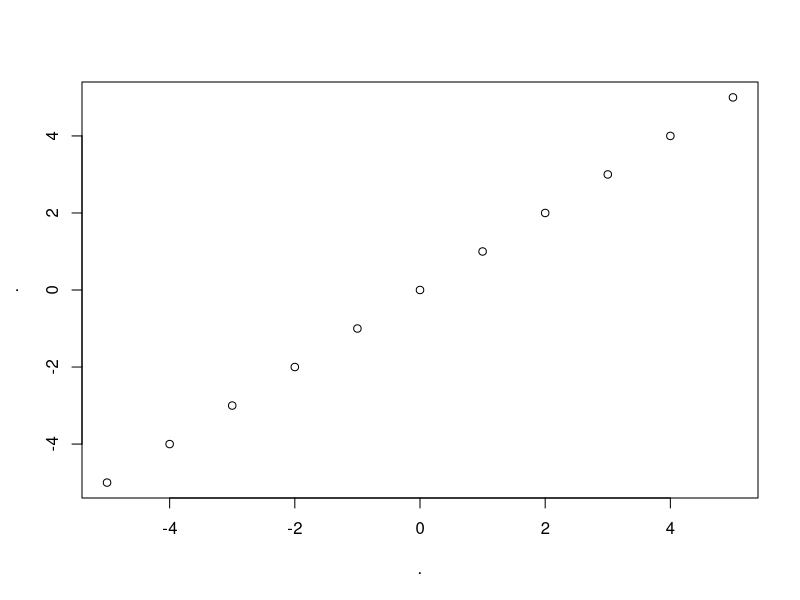
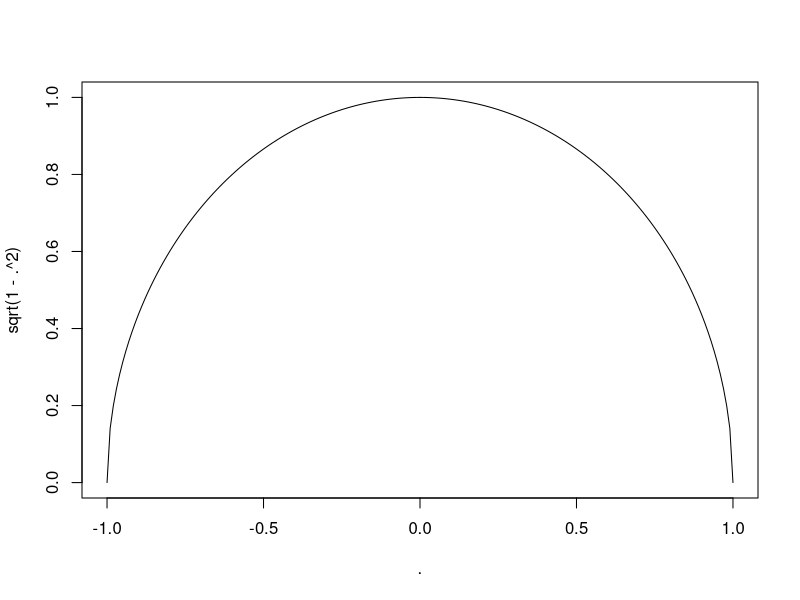
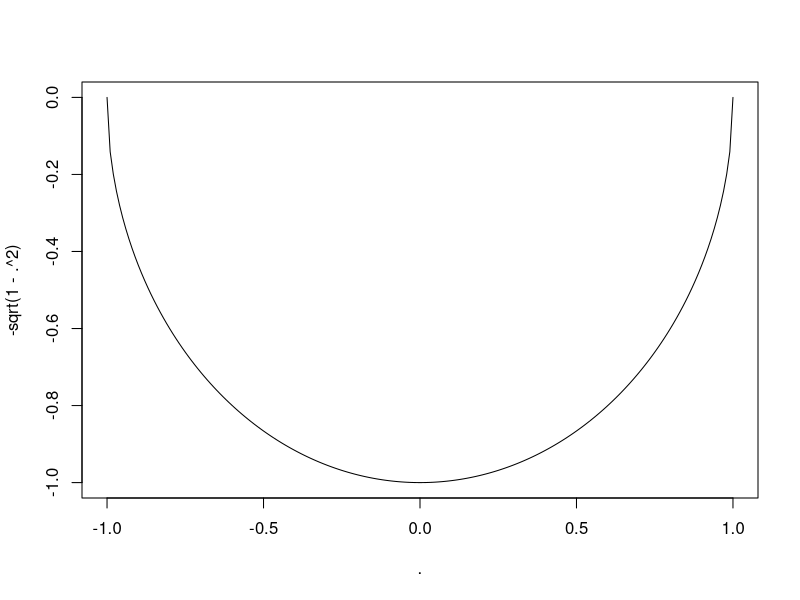
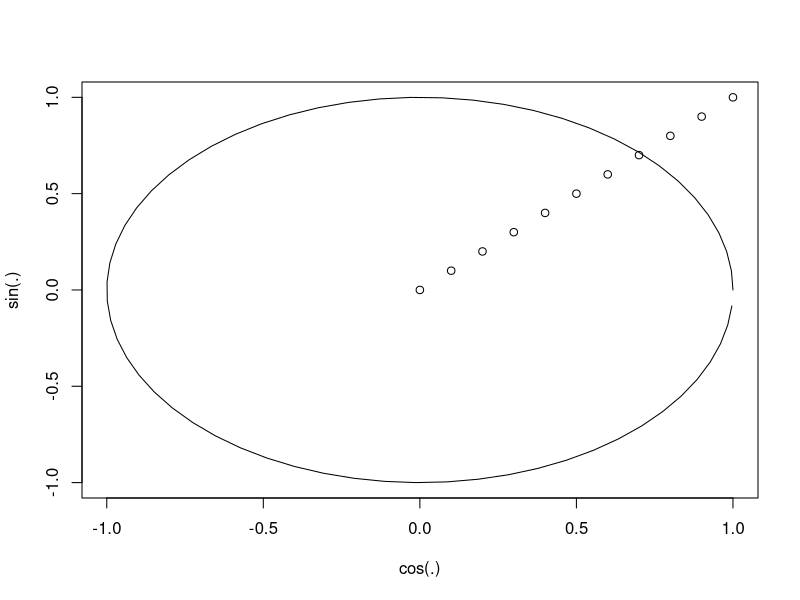

Write R code to recreate these figures, in order.
# Tutorial 5 - 15/04/2024

# Packages:
library(tidyverse)


# ________________________________________________
# something about functions:
# function(x,y){} -> nameoffunction


# short notation:
# \(x,y){}  -> requires R > version 4

# _____________________________________________

# ____________________________________________________
# A

# 1.
# Create a function that given a positive n, it returns
# its factorial n! = n*(n-1)*...*2*1 (don't use built in
# factorial function).

# This is a way you write functions:
# function(of n) that does something " {} "
fac2 <- function(n){prod(1:n)}


# We can shorten the function word to -> \
fac2_short <-\(n){prod(1:n)}

fac2_short(5)

# We can also do it with a recursion:
# We need if-else:
if(T){3}else{"laptop"}
if(F){3}else{"laptop"}
# Another version of if-else:
ifelse(T, 3, "laptop")
ifelse(F, 3, "laptop")

# The beauty of this ifelse, is that we can 
# place a vector of true's and false's 
ifelse(c(T, F, F), 3, "laptop")
# And receive a vector back.

# NOTE: With the first if else we cannot do this.



# 2.
# Also try the factorial as a recursion:
# f(n) = 1 if <= 1 or n*f(n-1) otherwise
fac3_recursive <-\(n){ifelse(n<1, 1, n*fac3_recursive(n-1))}

fac3_recursive(5)



# 3. 
# Write a function given an input x, it checks whether x
# is a positive integer and returns TRUE if it is and FALSE
# otherwise. (TRUE: 4, 1.0 FALSE: 0, -2, 3.4)
is_positive3 <-\(x){ifelse(x>0, T, F)}

is_positive3(3)
is_positive3(-4)
is_positive3(0)

# Note we need to check if its valid integer also:
is_natural <-\(x){x>0 & (x==floor(x))}

is_natural(3)
is_natural(3.1)

c(4, 1.0, 0, -2, 3.4) %>% is_natural


# We can make it work with detecting which type the input
# is:
is_natural <-\(x){ifelse(is.numeric(x), x>0 & (x==floor(x)), F)}
# But this breaks the input of vector now. So we change it
# like this:
is_natural <-\(x){ifelse(sapply(x, is.numeric), x>0 & (x==floor(x)), F)}
# This works since vectors can be of one type.

# 4.
# Apply the above functions on vectors.

# Recursive version on a vector:
-1:5 %>% fac3_recursive

# First version on a vector:
-1:5 %>% fac2_short
# We can see that the first one does not work for 
# vectors

# We can use apply function in this case:
-1:5 %>% sapply(fac2)

-5:5 %>% is_positive3

-5:5 %>% is_natural
c(4, 1.0, 0, -2, 3.4) %>% is_natural

# ____________________________________________________
# B

# 1
# Create a function incircle with arguments x and y, that
# returns TRUE if the point (x,y) lies in or on the unit
# (radius=1) circle around the origin (0,0), and is FALSE
# if it does not.

# Basically this is for a squar:
incircle <-\(x, y){ifelse(x<= 1 & x>=-1 & y<= 1 & y >= -1, T, F)}

incircle(1, 2)
incircle(-4, 0.1)
incircle(-1, 0.1)
incircle(-1, -1.1)

# To find the circle we do this:
-5:5 %>% plot(.,.)
# Explicit plot is of the form plot(x, f(x))
seq(-1, 1,0.01) %>% plot(.,sqrt(1-.^2), type="l")
seq(-1, 1,0.01) %>% plot(.,-sqrt(1-.^2), type="l")
#x^2+y^2=1^2 -> y=sqrt(1-x^2)


# Parametrized plot is of the form plot(x(t), y(t)) for 
# some vector t.  
seq(0, 2*pi, 0.1) %>% {plot(cos(.), sin(.), type="l")}

incircle <-\(x, y){x^2+y^2<=1}

  
# 2
# Apply this function to vectors x<-seq(0,1,0.1); y<-x
x <- seq(0, 1, 0.1); y<-x
x
y
points(x, y)
incircle(x, y)


# 3
# Create a function nrt with arguments x and n that
# calculates x-th root of n if n is specified and x-th √ if n it 
# is not specified.
nrt <-\(x, n=2){x^(1/n)}

nrt(8, 3)
# If we do not provide a second argument
# by default is 2.
nrt(4)


# ____________________________________________________
# C 

# 1
# Write a function that given a numeric matrix it returns 
# a vector containing the minimums in each column.

m1 <- 1:12 %>% sample %>% matrix(3, 4)
m1 %>% min
# It only gives us the minimum for the whole matrix

# apply
# sapply -> Flexible with output.
# lapply -> returns a list
# mapply -> for multiple parameters
# tapply -> for aggregation

?apply
# a vector giving the subscripts which the function
# will be applied over. E.g., for a matrix 1 indicates
# rows, 2 indicates columns, c(1, 2) indicates rows
# and columns. Where X has named dimnames, it can be
# a character vector selecting dimension names.
m1 %>% apply(2, min) # minimumns of the columns
m1 %>% apply(1, min) # minimumns of the rows
m1

# In the task we need the minimum by columns:
minimums <-\(m){m %>% apply(1, min)}
minimums(m1)

  
# 2
# Write a function that given positive integers nrow,ncol
# and nmines, creates a nrow × ncol matrix with nmines
# elements equal to TRUE and rest are FALSE at random 
# locations. If nmines is not specified then set 1/5 of 
# the elements to be TRUE. Add an if check that displays
# a message if input does not make sense and returns NaN.

minesweeper <-\(nrow, ncol, nmines=round(nrow*ncol/5)){
    rep(c(T,F), c(nmines, nrow*ncol-nmines)) %>% 
    sample %>% matrix(nrow, ncol) %>%
    tryCatch(error=\(x){message("Input is nonsense");NaN})
}


minesweeper(4, 4, 3)

#  NOTE: You have to round the value of nrow*ncol/5 so you get
# full integer value. Otherwise it is not going to work.
minesweeper(3, 4)
minesweeper(3, 4, 5)

# NaN
minesweeper(3, -4)
minesweeper(3, 4, -5)
minesweeper(-3, 4, 5)


# We can print messages like this:
message("This")
warning("This")
print("This")

# ____________________________________________________
# D  

# 1
# Write a function aggregate2, with an input vector,
# dataframe and a function. The datamaframe rows match
# the length of the vector, which contains repeated names.
# The function merges the rows in the dataframe that
# have a matching name in the input vector. The value 
# for the merged rows should be the input function 
# applied to the respective row values. 
# (hint: tapply and apply).

iris %>% str()
?tapply
tapply(1:10, rep(c("a", "b"), 5), sum)

1:10 %>% {names(.)<- rep(c("a", "b"), 5);.}

tapply(iris[,1], iris[,5], mean)
sapply(iris[,-5],\(x){tapply(x, iris[,5], mean)}) 

aggregate2 <-\(v, d, f){sapply(d,\(x){tapply(x, v, f)})}

aggregate2(iris[,5], iris[,-5], mean)



mtcars %>% rownames %>% str_remove(" .+") %>% aggregate2(mtcars, mean)

# 2
# Write a function translate that, given an input 
# string s and a dataframe containing two columns 
# with strings, it substitutes all words in s that
# appear the first column of the dataframe to the
# ones in the second column.


df<-data.frame(From=c("colour","lift","centre"), To=c("color","elevator","center"),stringsAsFactors=F)
s<-"In the centre of the lift there was a banana"


translate<-\(s, df){
  s %>% str_split(" ") %>% unlist -> temp
  temp %>% {sapply(df[,1],\(x){x==.})} %>% 
    apply(1,\(x){df[x,2]}) %>%  
    mapply(\(x,y){if(length(x)==0){y}else{x}},.,temp) %>% 
    paste(collapse=" ")
}

translate(s, df)


